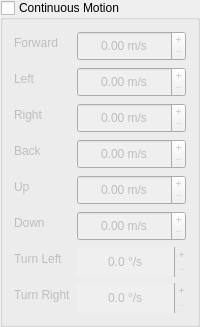
         <widget class="QGroupBox" name="group_continous_motion">
          <property name="sizePolicy">
           <sizepolicy hsizetype="Fixed" vsizetype="Preferred">
            <horstretch>0</horstretch>
            <verstretch>0</verstretch>
           </sizepolicy>
          </property>
          <property name="minimumSize">
           <size>
            <width>0</width>
            <height>300</height>
           </size>
          </property>
          <property name="maximumSize">
           <size>
            <width>300</width>
            <height>350</height>
           </size>
          </property>
          <property name="baseSize">
           <size>
            <width>302</width>
            <height>221</height>
           </size>
          </property>
          <property name="title">
           <string>Continuous Motion</string>
          </property>
          <property name="checkable">
           <bool>true</bool>
          </property>
          <property name="checked">
           <bool>false</bool>
          </property>
          <layout class="QFormLayout" name="formLayout">
           <item row="0" column="0">
            <widget class="QLabel" name="label_15">
             <property name="sizePolicy">
              <sizepolicy hsizetype="Preferred" vsizetype="Preferred">
               <horstretch>0</horstretch>
               <verstretch>0</verstretch>
              </sizepolicy>
             </property>
             <property name="minimumSize">
              <size>
               <width>0</width>
               <height>0</height>
              </size>
             </property>
             <property name="text">
              <string>Forward</string>
             </property>
             <property name="alignment">
              <set>Qt::AlignLeading|Qt::AlignLeft|Qt::AlignVCenter</set>
             </property>
            </widget>
           </item>
           <item row="4" column="0">
            <widget class="QLabel" name="label_19">
             <property name="sizePolicy">
              <sizepolicy hsizetype="Preferred" vsizetype="Preferred">
               <horstretch>0</horstretch>
               <verstretch>0</verstretch>
              </sizepolicy>
             </property>
             <property name="minimumSize">
              <size>
               <width>0</width>
               <height>0</height>
              </size>
             </property>
             <property name="text">
              <string>Up</string>
             </property>
             <property name="alignment">
              <set>Qt::AlignLeading|Qt::AlignLeft|Qt::AlignVCenter</set>
             </property>
            </widget>
           </item>
           <item row="1" column="0">
            <widget class="QLabel" name="label_16">
             <property name="sizePolicy">
              <sizepolicy hsizetype="Preferred" vsizetype="Preferred">
               <horstretch>0</horstretch>
               <verstretch>0</verstretch>
              </sizepolicy>
             </property>
             <property name="minimumSize">
              <size>
               <width>0</width>
               <height>0</height>
              </size>
             </property>
             <property name="text">
              <string>Left</string>
             </property>
             <property name="alignment">
              <set>Qt::AlignLeading|Qt::AlignLeft|Qt::AlignVCenter</set>
             </property>
            </widget>
           </item>
           <item row="2" column="0">
            <widget class="QLabel" name="label_17">
             <property name="sizePolicy">
              <sizepolicy hsizetype="Preferred" vsizetype="Preferred">
               <horstretch>0</horstretch>
               <verstretch>0</verstretch>
              </sizepolicy>
             </property>
             <property name="minimumSize">
              <size>
               <width>0</width>
               <height>0</height>
              </size>
             </property>
             <property name="text">
              <string>Right</string>
             </property>
             <property name="alignment">
              <set>Qt::AlignLeading|Qt::AlignLeft|Qt::AlignVCenter</set>
             </property>
            </widget>
           </item>
           <item row="3" column="0">
            <widget class="QLabel" name="label_18">
             <property name="sizePolicy">
              <sizepolicy hsizetype="Preferred" vsizetype="Preferred">
               <horstretch>0</horstretch>
               <verstretch>0</verstretch>
              </sizepolicy>
             </property>
             <property name="minimumSize">
              <size>
               <width>0</width>
               <height>0</height>
              </size>
             </property>
             <property name="text">
              <string>Back</string>
             </property>
             <property name="alignment">
              <set>Qt::AlignLeading|Qt::AlignLeft|Qt::AlignVCenter</set>
             </property>
            </widget>
           </item>
           <item row="5" column="0">
            <widget class="QLabel" name="label_20">
             <property name="sizePolicy">
              <sizepolicy hsizetype="Preferred" vsizetype="Preferred">
               <horstretch>0</horstretch>
               <verstretch>0</verstretch>
              </sizepolicy>
             </property>
             <property name="minimumSize">
              <size>
               <width>0</width>
               <height>0</height>
              </size>
             </property>
             <property name="text">
              <string>Down</string>
             </property>
             <property name="alignment">
              <set>Qt::AlignLeading|Qt::AlignLeft|Qt::AlignVCenter</set>
             </property>
            </widget>
           </item>
           <item row="6" column="0">
            <widget class="QLabel" name="label_21">
             <property name="sizePolicy">
              <sizepolicy hsizetype="Preferred" vsizetype="Preferred">
               <horstretch>0</horstretch>
               <verstretch>0</verstretch>
              </sizepolicy>
             </property>
             <property name="minimumSize">
              <size>
               <width>0</width>
               <height>0</height>
              </size>
             </property>
             <property name="text">
              <string>Turn Left</string>
             </property>
            </widget>
           </item>
           <item row="7" column="0">
            <widget class="QLabel" name="label_22">
             <property name="sizePolicy">
              <sizepolicy hsizetype="Preferred" vsizetype="Preferred">
               <horstretch>0</horstretch>
               <verstretch>0</verstretch>
              </sizepolicy>
             </property>
             <property name="minimumSize">
              <size>
               <width>0</width>
               <height>0</height>
              </size>
             </property>
             <property name="text">
              <string>Turn Right</string>
             </property>
            </widget>
           </item>
           <item row="0" column="1">
            <widget class="QDoubleSpinBox" name="input_velocity_forward">
             <property name="sizePolicy">
              <sizepolicy hsizetype="Minimum" vsizetype="Preferred">
               <horstretch>0</horstretch>
               <verstretch>0</verstretch>
              </sizepolicy>
             </property>
             <property name="minimumSize">
              <size>
               <width>0</width>
               <height>30</height>
              </size>
             </property>
             <property name="cursor">
              <cursorShape>ArrowCursor</cursorShape>
             </property>
             <property name="toolTip">
              <string>Max 1 m/s</string>
             </property>
             <property name="alignment">
              <set>Qt::AlignCenter</set>
             </property>
             <property name="buttonSymbols">
              <enum>QAbstractSpinBox::PlusMinus</enum>
             </property>
             <property name="specialValueText">
              <string/>
             </property>
             <property name="correctionMode">
              <enum>QAbstractSpinBox::CorrectToNearestValue</enum>
             </property>
             <property name="showGroupSeparator" stdset="0">
              <bool>false</bool>
             </property>
             <property name="suffix">
              <string> m/s</string>
             </property>
             <property name="maximum">
              <double>1.000000000000000</double>
             </property>
             <property name="singleStep">
              <double>0.050000000000000</double>
             </property>
            </widget>
           </item>
           <item row="1" column="1">
            <widget class="QDoubleSpinBox" name="input_velocity_left">
             <property name="sizePolicy">
              <sizepolicy hsizetype="Minimum" vsizetype="Preferred">
               <horstretch>0</horstretch>
               <verstretch>0</verstretch>
              </sizepolicy>
             </property>
             <property name="minimumSize">
              <size>
               <width>0</width>
               <height>30</height>
              </size>
             </property>
             <property name="cursor">
              <cursorShape>ArrowCursor</cursorShape>
             </property>
             <property name="toolTip">
              <string>Max 1 m/s</string>
             </property>
             <property name="alignment">
              <set>Qt::AlignCenter</set>
             </property>
             <property name="buttonSymbols">
              <enum>QAbstractSpinBox::PlusMinus</enum>
             </property>
             <property name="specialValueText">
              <string/>
             </property>
             <property name="correctionMode">
              <enum>QAbstractSpinBox::CorrectToNearestValue</enum>
             </property>
             <property name="showGroupSeparator" stdset="0">
              <bool>false</bool>
             </property>
             <property name="suffix">
              <string> m/s</string>
             </property>
             <property name="maximum">
              <double>1.000000000000000</double>
             </property>
             <property name="singleStep">
              <double>0.050000000000000</double>
             </property>
            </widget>
           </item>
           <item row="2" column="1">
            <widget class="QDoubleSpinBox" name="input_velocity_right">
             <property name="sizePolicy">
              <sizepolicy hsizetype="Minimum" vsizetype="Preferred">
               <horstretch>0</horstretch>
               <verstretch>0</verstretch>
              </sizepolicy>
             </property>
             <property name="minimumSize">
              <size>
               <width>0</width>
               <height>30</height>
              </size>
             </property>
             <property name="cursor">
              <cursorShape>ArrowCursor</cursorShape>
             </property>
             <property name="toolTip">
              <string>Max 1 m/s</string>
             </property>
             <property name="alignment">
              <set>Qt::AlignCenter</set>
             </property>
             <property name="buttonSymbols">
              <enum>QAbstractSpinBox::PlusMinus</enum>
             </property>
             <property name="specialValueText">
              <string/>
             </property>
             <property name="correctionMode">
              <enum>QAbstractSpinBox::CorrectToNearestValue</enum>
             </property>
             <property name="showGroupSeparator" stdset="0">
              <bool>false</bool>
             </property>
             <property name="suffix">
              <string> m/s</string>
             </property>
             <property name="maximum">
              <double>1.000000000000000</double>
             </property>
             <property name="singleStep">
              <double>0.050000000000000</double>
             </property>
            </widget>
           </item>
           <item row="3" column="1">
            <widget class="QDoubleSpinBox" name="input_velocity_back">
             <property name="sizePolicy">
              <sizepolicy hsizetype="Minimum" vsizetype="Preferred">
               <horstretch>0</horstretch>
               <verstretch>0</verstretch>
              </sizepolicy>
             </property>
             <property name="minimumSize">
              <size>
               <width>0</width>
               <height>30</height>
              </size>
             </property>
             <property name="cursor">
              <cursorShape>ArrowCursor</cursorShape>
             </property>
             <property name="toolTip">
              <string>Max 1 m/s</string>
             </property>
             <property name="alignment">
              <set>Qt::AlignCenter</set>
             </property>
             <property name="buttonSymbols">
              <enum>QAbstractSpinBox::PlusMinus</enum>
             </property>
             <property name="specialValueText">
              <string/>
             </property>
             <property name="correctionMode">
              <enum>QAbstractSpinBox::CorrectToNearestValue</enum>
             </property>
             <property name="showGroupSeparator" stdset="0">
              <bool>false</bool>
             </property>
             <property name="suffix">
              <string> m/s</string>
             </property>
             <property name="maximum">
              <double>1.000000000000000</double>
             </property>
             <property name="singleStep">
              <double>0.050000000000000</double>
             </property>
            </widget>
           </item>
           <item row="4" column="1">
            <widget class="QDoubleSpinBox" name="input_velocity_up">
             <property name="sizePolicy">
              <sizepolicy hsizetype="Minimum" vsizetype="Preferred">
               <horstretch>0</horstretch>
               <verstretch>0</verstretch>
              </sizepolicy>
             </property>
             <property name="minimumSize">
              <size>
               <width>0</width>
               <height>30</height>
              </size>
             </property>
             <property name="cursor">
              <cursorShape>ArrowCursor</cursorShape>
             </property>
             <property name="toolTip">
              <string>Max 1 m/s</string>
             </property>
             <property name="alignment">
              <set>Qt::AlignCenter</set>
             </property>
             <property name="buttonSymbols">
              <enum>QAbstractSpinBox::PlusMinus</enum>
             </property>
             <property name="specialValueText">
              <string/>
             </property>
             <property name="correctionMode">
              <enum>QAbstractSpinBox::CorrectToNearestValue</enum>
             </property>
             <property name="showGroupSeparator" stdset="0">
              <bool>false</bool>
             </property>
             <property name="suffix">
              <string> m/s</string>
             </property>
             <property name="maximum">
              <double>1.000000000000000</double>
             </property>
             <property name="singleStep">
              <double>0.050000000000000</double>
             </property>
            </widget>
           </item>
           <item row="5" column="1">
            <widget class="QDoubleSpinBox" name="input_velocity_down">
             <property name="sizePolicy">
              <sizepolicy hsizetype="Minimum" vsizetype="Preferred">
               <horstretch>0</horstretch>
               <verstretch>0</verstretch>
              </sizepolicy>
             </property>
             <property name="minimumSize">
              <size>
               <width>0</width>
               <height>30</height>
              </size>
             </property>
             <property name="cursor">
              <cursorShape>ArrowCursor</cursorShape>
             </property>
             <property name="toolTip">
              <string>Max 1 m/s</string>
             </property>
             <property name="alignment">
              <set>Qt::AlignCenter</set>
             </property>
             <property name="buttonSymbols">
              <enum>QAbstractSpinBox::PlusMinus</enum>
             </property>
             <property name="specialValueText">
              <string/>
             </property>
             <property name="correctionMode">
              <enum>QAbstractSpinBox::CorrectToNearestValue</enum>
             </property>
             <property name="showGroupSeparator" stdset="0">
              <bool>false</bool>
             </property>
             <property name="suffix">
              <string> m/s</string>
             </property>
             <property name="maximum">
              <double>1.000000000000000</double>
             </property>
             <property name="singleStep">
              <double>0.050000000000000</double>
             </property>
            </widget>
           </item>
           <item row="6" column="1">
            <widget class="QDoubleSpinBox" name="input_velocity_turn_left">
             <property name="sizePolicy">
              <sizepolicy hsizetype="Minimum" vsizetype="Preferred">
               <horstretch>0</horstretch>
               <verstretch>0</verstretch>
              </sizepolicy>
             </property>
             <property name="minimumSize">
              <size>
               <width>0</width>
               <height>30</height>
              </size>
             </property>
             <property name="cursor">
              <cursorShape>ArrowCursor</cursorShape>
             </property>
             <property name="frame">
              <bool>false</bool>
             </property>
             <property name="alignment">
              <set>Qt::AlignCenter</set>
             </property>
             <property name="buttonSymbols">
              <enum>QAbstractSpinBox::PlusMinus</enum>
             </property>
             <property name="correctionMode">
              <enum>QAbstractSpinBox::CorrectToNearestValue</enum>
             </property>
             <property name="showGroupSeparator" stdset="0">
              <bool>true</bool>
             </property>
             <property name="suffix">
              <string> °/s</string>
             </property>
             <property name="decimals">
              <number>1</number>
             </property>
             <property name="maximum">
              <double>360.000000000000000</double>
             </property>
            </widget>
           </item>
           <item row="7" column="1">
            <widget class="QDoubleSpinBox" name="input_velocity_turn_right">
             <property name="sizePolicy">
              <sizepolicy hsizetype="Minimum" vsizetype="Preferred">
               <horstretch>0</horstretch>
               <verstretch>0</verstretch>
              </sizepolicy>
             </property>
             <property name="minimumSize">
              <size>
               <width>0</width>
               <height>30</height>
              </size>
             </property>
             <property name="cursor">
              <cursorShape>ArrowCursor</cursorShape>
             </property>
             <property name="frame">
              <bool>false</bool>
             </property>
             <property name="alignment">
              <set>Qt::AlignCenter</set>
             </property>
             <property name="buttonSymbols">
              <enum>QAbstractSpinBox::PlusMinus</enum>
             </property>
             <property name="correctionMode">
              <enum>QAbstractSpinBox::CorrectToNearestValue</enum>
             </property>
             <property name="showGroupSeparator" stdset="0">
              <bool>true</bool>
             </property>
             <property name="suffix">
              <string> °/s</string>
             </property>
             <property name="decimals">
              <number>1</number>
             </property>
             <property name="maximum">
              <double>360.000000000000000</double>
             </property>
            </widget>
           </item>
          </layout>
         </widget>
